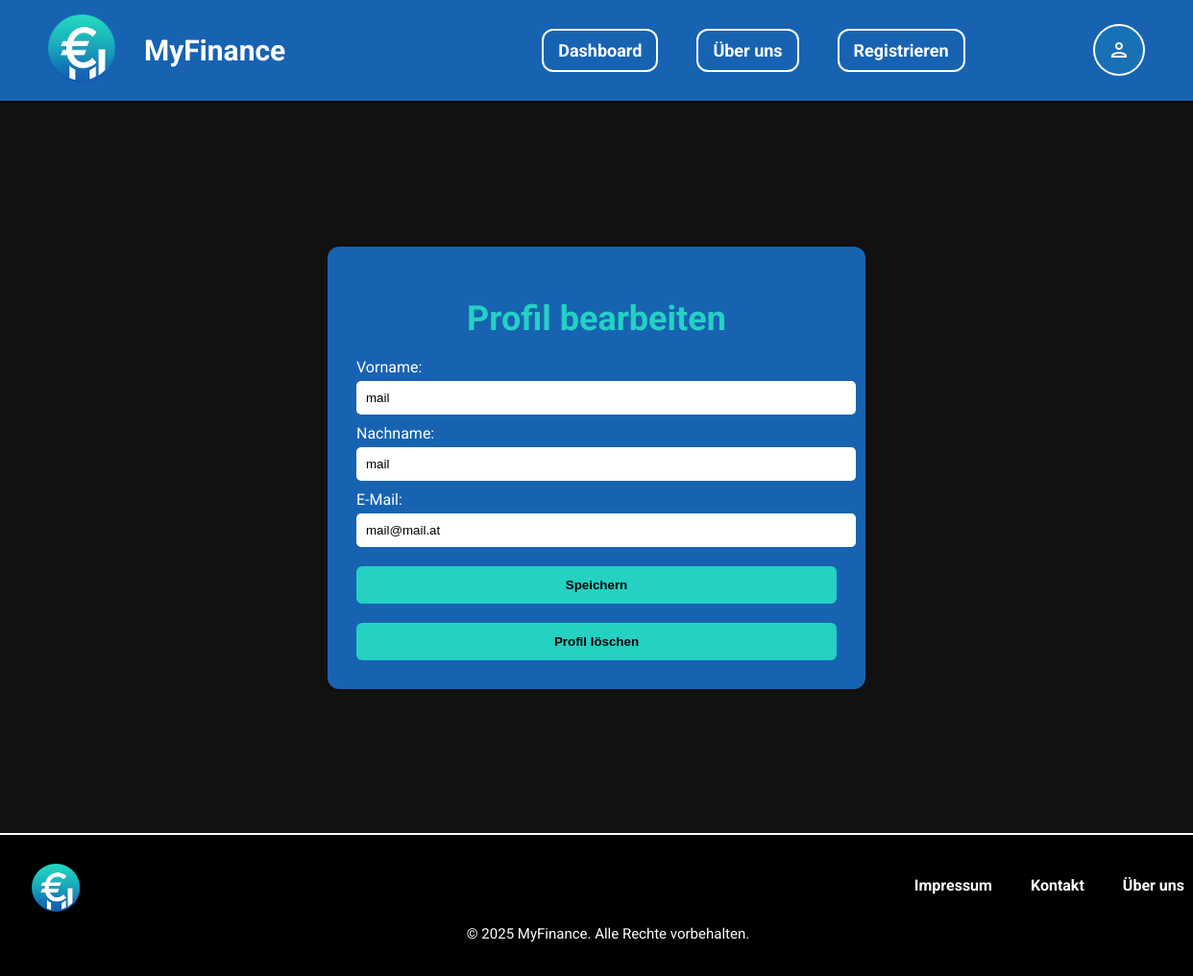
The page /profile.php (signed in) on the database its author committed.
### tables this page shows
CREATE TABLE `user` (
  `uid` int(11) NOT NULL,
  `vorname` varchar(50) NOT NULL,
  `nachname` varchar(50) NOT NULL,
  `email` varchar(150) NOT NULL,
  `passwort` varchar(255) NOT NULL
);

### profile.php (the view, shortened to what this page needs)
<?php
require_once('misc/dbConnection.php');
$stmt = $pdo->prepare('SELECT vorname, nachname, email FROM user WHERE uid = :id');
$stmt->execute([':id' => $_SESSION['user_id']]);
$user = $stmt->fetch();
?>
<!DOCTYPE html>
<html lang="de">
<head>
    <link rel="stylesheet" href="../style.css">
</head>
<body>
    <header>
        <?php include('header.php'); ?>
    </header>
    <div class="profile-container">
        <h1>Profil bearbeiten</h1>
        <form id="updateForm" action="update_profile.php" method="POST" onsubmit="return confirmUpdate()">
            <label for="vorname">Vorname:</label>
            <input type="text" id="vorname" name="vorname" value="<?= htmlspecialchars($user['vorname']) ?>" required>
            <label for="nachname">Nachname:</label>
            <input type="text" id="nachname" name="nachname" value="<?= htmlspecialchars($user['nachname']) ?>" required>
            <label for="email">E-Mail:</label>
            <input type="email" id="email" name="email" value="<?= htmlspecialchars($user['email']) ?>" disabled>
            <input type="submit" value="Speichern">
        </form>
        <form id="deleteForm" action="delete_profile.php" method="POST" onsubmit="return confirmDelete()">
            <input type="submit" class="delete-btn" value="Profil löschen">
        </form>
    </div>
    <footer>
        <?php include('footer.php'); ?>
    </footer>
</body>
</html>

### style.css (style rules this page uses)
body { background-color: #121212; color: #FFFFFF; font-family: 'Roboto', sans-serif; margin: 0; padding: 0; overflow-x: hidden; }
h1 { font-size: 36px; color: #24D1C2; margin-bottom: 20px; text-align: center; }
.profile-container { max-width: 500px; margin: 60px auto; background-color: #1763B2; padding: 30px; border-radius: 12px; box-shadow: 0 0 10px rgba(0, 0, 0, 0.3); color: white; }
.profile-container h1 { margin-bottom: 20px; }
.profile-container label { display: block; margin-top: 10px; }
.profile-container input[type="text"], .profile-container input[type="email"] { width: 100%; padding: 10px; margin-top: 5px; border: none; border-radius: 5px; background-color: #ffffff; color: #000000; }
.profile-container input[type="submit"], .profile-container .delete-btn { margin-top: 20px; width: 100%; padding: 12px; background-color: #24D1C2; color: #000; border: none; border-radius: 6px; font-weight: bold; cursor: pointer; }
.profile-container .delete-btn { background-color: #ff4444; margin-top: 10px; }

### rows shown on the page
user: vorname "mail", nachname "mail", email "mail@mail.at"
